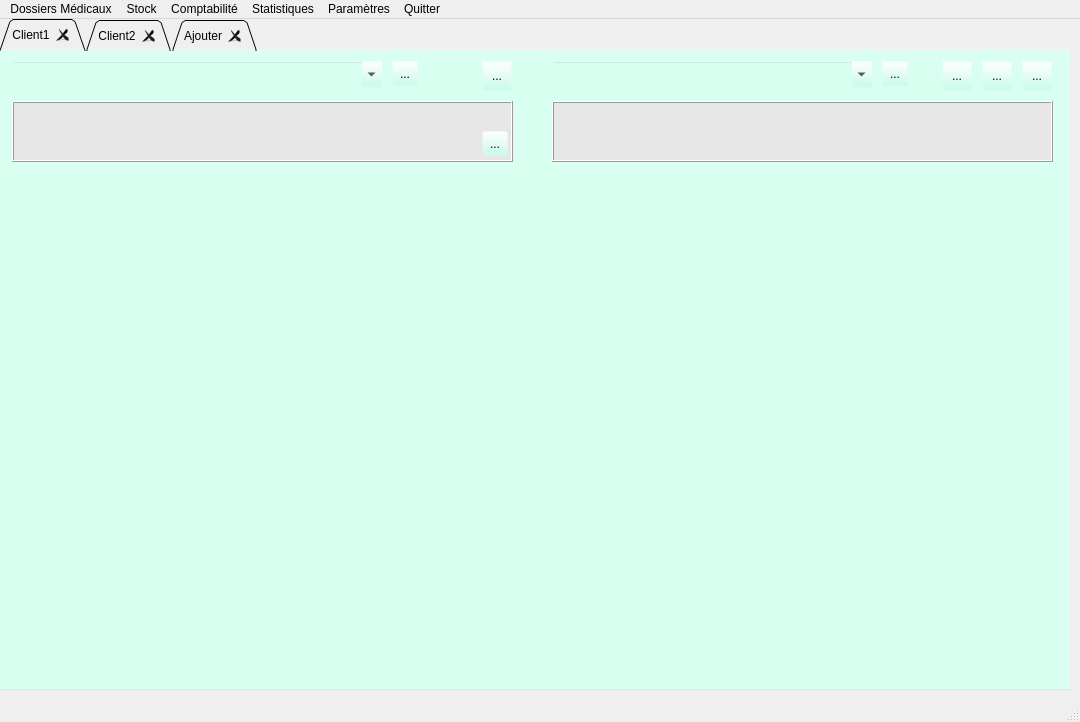
<?xml version="1.0" encoding="UTF-8"?>
<ui version="4.0">
 <class>MainWindow</class>
 <widget class="QMainWindow" name="MainWindow">
  <property name="geometry">
   <rect>
    <x>0</x>
    <y>0</y>
    <width>1080</width>
    <height>722</height>
   </rect>
  </property>
  <property name="windowTitle">
   <string>Open Vet</string>
  </property>
  <property name="windowIcon">
   <iconset>
    <normaloff>../images/icone.png</normaloff>../images/icone.png</iconset>
  </property>
  <property name="styleSheet">
   <string notr="true"/>
  </property>
  <widget class="QWidget" name="centralwidget">
   <widget class="QStackedWidget" name="stackedWidget">
    <property name="geometry">
     <rect>
      <x>0</x>
      <y>0</y>
      <width>1071</width>
      <height>671</height>
     </rect>
    </property>
    <property name="styleSheet">
     <string notr="true">background-color: rgba(188, 255, 231, 0);</string>
    </property>
    <property name="currentIndex">
     <number>0</number>
    </property>
    <widget class="QWidget" name="page_Consultation">
     <widget class="QTabWidget" name="tabWidget_fiches">
      <property name="geometry">
       <rect>
        <x>0</x>
        <y>0</y>
        <width>1071</width>
        <height>671</height>
       </rect>
      </property>
      <property name="toolTip">
       <string>relances</string>
      </property>
      <property name="autoFillBackground">
       <bool>false</bool>
      </property>
      <property name="styleSheet">
       <string notr="true"/>
      </property>
      <property name="tabShape">
       <enum>QTabWidget::Triangular</enum>
      </property>
      <property name="currentIndex">
       <number>0</number>
      </property>
      <property name="iconSize">
       <size>
        <width>16</width>
        <height>16</height>
       </size>
      </property>
      <property name="elideMode">
       <enum>Qt::ElideNone</enum>
      </property>
      <property name="tabsClosable">
       <bool>true</bool>
      </property>
      <widget class="QWidget" name="tab_fiche1">
       <attribute name="title">
        <string>Client1</string>
       </attribute>
       <widget class="QFrame" name="frame_client">
        <property name="geometry">
         <rect>
          <x>0</x>
          <y>0</y>
          <width>521</width>
          <height>120</height>
         </rect>
        </property>
        <property name="styleSheet">
         <string notr="true">background-color: rgb(188, 255, 231,0);</string>
        </property>
        <property name="frameShape">
         <enum>QFrame::Box</enum>
        </property>
        <property name="frameShadow">
         <enum>QFrame::Raised</enum>
        </property>
        <property name="lineWidth">
         <number>1</number>
        </property>
        <widget class="MyComboBox" name="comboBox_client">
         <property name="geometry">
          <rect>
           <x>10</x>
           <y>10</y>
           <width>371</width>
           <height>27</height>
          </rect>
         </property>
         <property name="toolTip">
          <string>Sélection Client</string>
         </property>
         <property name="styleSheet">
          <string notr="true">selection-background-color: rgb(255, 255, 127);</string>
         </property>
         <property name="editable">
          <bool>true</bool>
         </property>
        </widget>
        <widget class="QTextBrowser" name="textBrowser_client">
         <property name="geometry">
          <rect>
           <x>10</x>
           <y>50</y>
           <width>501</width>
           <height>61</height>
          </rect>
         </property>
         <property name="toolTip">
          <string>Double click pour sélectionner l'édition</string>
         </property>
         <property name="styleSheet">
          <string notr="true">background-color: rgb(231, 231, 231);</string>
         </property>
         <property name="frameShape">
          <enum>QFrame::Box</enum>
         </property>
         <property name="frameShadow">
          <enum>QFrame::Raised</enum>
         </property>
         <property name="lineWidth">
          <number>1</number>
         </property>
         <property name="midLineWidth">
          <number>0</number>
         </property>
        </widget>
        <widget class="QToolButton" name="toolButton_ClientInfo">
         <property name="geometry">
          <rect>
           <x>480</x>
           <y>80</y>
           <width>26</width>
           <height>25</height>
          </rect>
         </property>
         <property name="toolTip">
          <string>Informations complémentaires</string>
         </property>
         <property name="text">
          <string>...</string>
         </property>
         <property name="icon">
          <iconset resource="resources.qrc">
           <normaloff>:/newPrefix/images/info.png</normaloff>:/newPrefix/images/info.png</iconset>
         </property>
         <property name="iconSize">
          <size>
           <width>24</width>
           <height>24</height>
          </size>
         </property>
        </widget>
        <widget class="QToolButton" name="toolButton_editClient">
         <property name="geometry">
          <rect>
           <x>390</x>
           <y>10</y>
           <width>26</width>
           <height>26</height>
          </rect>
         </property>
         <property name="toolTip">
          <string>Modifie client</string>
         </property>
         <property name="text">
          <string>...</string>
         </property>
         <property name="icon">
          <iconset>
           <normaloff>../images/edit1.png</normaloff>../images/edit1.png</iconset>
         </property>
         <property name="iconSize">
          <size>
           <width>30</width>
           <height>30</height>
          </size>
         </property>
        </widget>
        <widget class="QToolButton" name="toolButton_scan1">
         <property name="geometry">
          <rect>
           <x>480</x>
           <y>10</y>
           <width>30</width>
           <height>30</height>
          </rect>
         </property>
         <property name="toolTip">
          <string>Recherche client / animal</string>
         </property>
         <property name="text">
          <string>...</string>
         </property>
         <property name="icon">
          <iconset>
           <normaloff>../images/loupe2.png</normaloff>../images/loupe2.png</iconset>
         </property>
         <property name="iconSize">
          <size>
           <width>30</width>
           <height>30</height>
          </size>
         </property>
        </widget>
       </widget>
       <widget class="QFrame" name="frame_animal">
        <property name="geometry">
         <rect>
          <x>540</x>
          <y>0</y>
          <width>521</width>
          <height>120</height>
         </rect>
        </property>
        <property name="styleSheet">
         <string notr="true">background-color: rgb(188, 255, 231,0);</string>
        </property>
        <property name="frameShape">
         <enum>QFrame::Box</enum>
        </property>
        <property name="frameShadow">
         <enum>QFrame::Raised</enum>
        </property>
        <widget class="MyComboBox" name="comboBox_Animal">
         <property name="geometry">
          <rect>
           <x>10</x>
           <y>10</y>
           <width>321</width>
           <height>27</height>
          </rect>
         </property>
         <property name="toolTip">
          <string>Selection Animal</string>
         </property>
         <property name="styleSheet">
          <string notr="true">selection-background-color: rgb(255, 255, 127);</string>
         </property>
         <property name="editable">
          <bool>true</bool>
         </property>
        </widget>
        <widget class="QTextBrowser" name="textBrowser_animal">
         <property name="geometry">
          <rect>
           <x>10</x>
           <y>50</y>
           <width>501</width>
           <height>61</height>
          </rect>
         </property>
         <property name="toolTip">
          <string/>
         </property>
         <property name="styleSheet">
          <string notr="true">background-color: rgb(231, 231, 231);</string>
         </property>
         <property name="frameShape">
          <enum>QFrame::Box</enum>
         </property>
         <property name="frameShadow">
          <enum>QFrame::Raised</enum>
         </property>
        </widget>
        <widget class="QToolButton" name="toolButton_editAnimal">
         <property name="geometry">
          <rect>
           <x>340</x>
           <y>10</y>
           <width>26</width>
           <height>26</height>
          </rect>
         </property>
         <property name="toolTip">
          <string>Modifie animal</string>
         </property>
         <property name="text">
          <string>...</string>
         </property>
         <property name="icon">
          <iconset>
           <normaloff>../images/edit1.png</normaloff>../images/edit1.png</iconset>
         </property>
         <property name="iconSize">
          <size>
           <width>30</width>
           <height>30</height>
          </size>
         </property>
        </widget>
        <widget class="QToolButton" name="toolButton_scan2">
         <property name="geometry">
          <rect>
           <x>480</x>
           <y>10</y>
           <width>30</width>
           <height>30</height>
          </rect>
         </property>
         <property name="toolTip">
          <string>Recherche client / animal</string>
         </property>
         <property name="text">
          <string>...</string>
         </property>
         <property name="icon">
          <iconset>
           <normaloff>../images/loupe2.png</normaloff>../images/loupe2.png</iconset>
         </property>
         <property name="iconSize">
          <size>
           <width>30</width>
           <height>30</height>
          </size>
         </property>
        </widget>
        <widget class="QToolButton" name="toolButton_Relance">
         <property name="geometry">
          <rect>
           <x>400</x>
           <y>10</y>
           <width>30</width>
           <height>30</height>
          </rect>
         </property>
         <property name="text">
          <string>...</string>
         </property>
         <property name="icon">
          <iconset resource="resources.qrc">
           <normaloff>:/newPrefix/images/relance.png</normaloff>:/newPrefix/images/relance.png</iconset>
         </property>
         <property name="iconSize">
          <size>
           <width>36</width>
           <height>36</height>
          </size>
         </property>
        </widget>
        <widget class="QToolButton" name="toolButton_Poids">
         <property name="geometry">
          <rect>
           <x>440</x>
           <y>10</y>
           <width>30</width>
           <height>30</height>
          </rect>
         </property>
         <property name="toolTip">
          <string>poids et mesures</string>
         </property>
         <property name="text">
          <string>...</string>
         </property>
         <property name="icon">
          <iconset resource="resources.qrc">
           <normaloff>:/newPrefix/images/mesures.png</normaloff>:/newPrefix/images/mesures.png</iconset>
         </property>
         <property name="iconSize">
          <size>
           <width>36</width>
           <height>36</height>
          </size>
         </property>
        </widget>
       </widget>
      </widget>
      <widget class="QWidget" name="tab_fiche2">
       <attribute name="title">
        <string>Client2</string>
       </attribute>
      </widget>
      <widget class="QWidget" name="tab_7">
       <attribute name="title">
        <string>Ajouter</string>
       </attribute>
      </widget>
     </widget>
    </widget>
    <widget class="QWidget" name="page_2"/>
   </widget>
  </widget>
  <widget class="QMenuBar" name="menubar">
   <property name="geometry">
    <rect>
     <x>0</x>
     <y>0</y>
     <width>1080</width>
     <height>23</height>
    </rect>
   </property>
   <widget class="QMenu" name="menuDossiers_M_dicaux">
    <property name="title">
     <string>Dossiers Médicaux</string>
    </property>
   </widget>
   <widget class="QMenu" name="menuComptabilit">
    <property name="title">
     <string>Comptabilité</string>
    </property>
    <widget class="QMenu" name="menuD_clarations">
     <property name="title">
      <string>Déclarations</string>
     </property>
     <addaction name="actionTVA"/>
     <addaction name="action2035"/>
    </widget>
    <addaction name="action_Recettes"/>
    <addaction name="actionD_penses"/>
    <addaction name="action_Banque"/>
    <addaction name="actionRecoupement_bancaire"/>
    <addaction name="menuD_clarations"/>
   </widget>
   <widget class="QMenu" name="menuConfiguration">
    <property name="title">
     <string>Paramètres</string>
    </property>
    <widget class="QMenu" name="menuBase_de_donn_es">
     <property name="title">
      <string>Base de données</string>
     </property>
     <addaction name="actionBackup"/>
     <addaction name="actionRestore"/>
     <addaction name="actionImport"/>
    </widget>
    <addaction name="actionBureau"/>
    <addaction name="action_Facturation"/>
    <addaction name="action_M_dicaments"/>
    <addaction name="action_Pathologies"/>
    <addaction name="separator"/>
    <addaction name="menuBase_de_donn_es"/>
    <addaction name="actionR_seau_S_curit"/>
   </widget>
   <widget class="QMenu" name="menuQuitter">
    <property name="title">
     <string>Quitter</string>
    </property>
    <addaction name="actionQuitter"/>
   </widget>
   <widget class="QMenu" name="menuStock">
    <property name="title">
     <string>Stock</string>
    </property>
    <addaction name="actionCommandes"/>
    <addaction name="actionAnalyse"/>
   </widget>
   <widget class="QMenu" name="menuStatistiques">
    <property name="title">
     <string>Statistiques</string>
    </property>
   </widget>
   <addaction name="menuDossiers_M_dicaux"/>
   <addaction name="menuStock"/>
   <addaction name="menuComptabilit"/>
   <addaction name="menuStatistiques"/>
   <addaction name="menuConfiguration"/>
   <addaction name="menuQuitter"/>
  </widget>
  <widget class="QStatusBar" name="statusbar"/>
  <action name="action_Recettes">
   <property name="text">
    <string>&amp;Recettes</string>
   </property>
  </action>
  <action name="actionD_penses">
   <property name="text">
    <string>&amp;Dépenses</string>
   </property>
  </action>
  <action name="action_Banque">
   <property name="text">
    <string>&amp;Banque</string>
   </property>
  </action>
  <action name="actionRecoupement_bancaire">
   <property name="text">
    <string>Recoupement bancaire</string>
   </property>
  </action>
  <action name="actionTVA">
   <property name="text">
    <string>TVA</string>
   </property>
  </action>
  <action name="action2035">
   <property name="text">
    <string>2035</string>
   </property>
  </action>
  <action name="actionCommandes">
   <property name="text">
    <string>&amp;Commandes</string>
   </property>
  </action>
  <action name="actionAnalyse">
   <property name="text">
    <string>Visualisation</string>
   </property>
  </action>
  <action name="action_Facturation">
   <property name="text">
    <string>&amp;Facturation</string>
   </property>
  </action>
  <action name="actionBureau">
   <property name="text">
    <string>Bureau</string>
   </property>
   <property name="shortcut">
    <string>Ctrl+Alt+B</string>
   </property>
  </action>
  <action name="action_M_dicaments">
   <property name="text">
    <string>&amp;Médicaments</string>
   </property>
  </action>
  <action name="action_Pathologies">
   <property name="text">
    <string>&amp;Pathologies</string>
   </property>
  </action>
  <action name="actionBackup">
   <property name="text">
    <string>Backup</string>
   </property>
  </action>
  <action name="actionRestore">
   <property name="text">
    <string>Restore</string>
   </property>
  </action>
  <action name="actionImport">
   <property name="text">
    <string>Import</string>
   </property>
  </action>
  <action name="actionR_seau_S_curit">
   <property name="text">
    <string>Réseau/Sécurité</string>
   </property>
  </action>
  <action name="actionQuitter">
   <property name="text">
    <string>Quitter</string>
   </property>
   <property name="toolTip">
    <string>Quitter l'application</string>
   </property>
   <property name="shortcut">
    <string>Ctrl+Q</string>
   </property>
  </action>
 </widget>
 <customwidgets>
  <customwidget>
   <class>MyComboBox</class>
   <extends>QComboBox</extends>
   <header>Mywidgets</header>
  </customwidget>
 </customwidgets>
 <resources>
  <include location="resources.qrc"/>
 </resources>
 <connections/>
</ui>
